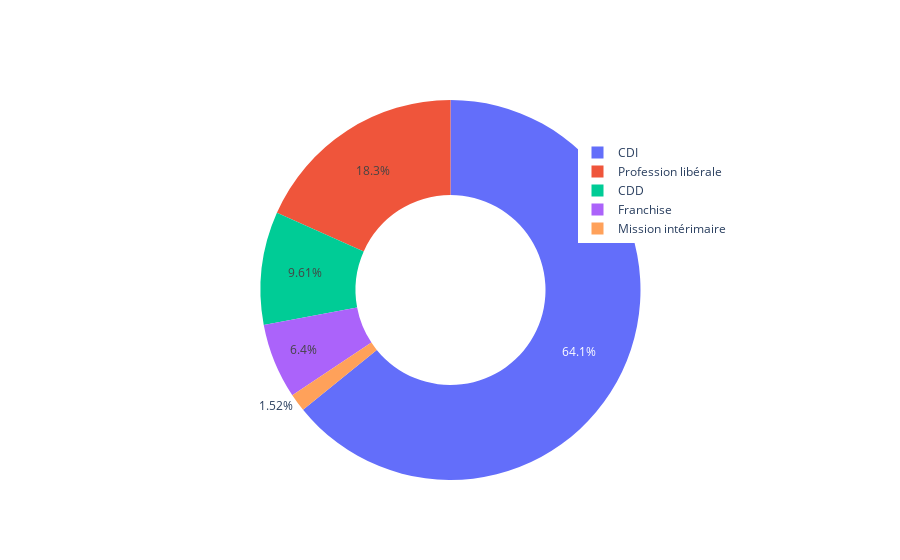

The notebook cell this image was saved under:
### Markdown cell above
## Visualisations

### Code cell
# Pie chart de la proportion d'offre d'emploi par type de contrat
counts = df["contract_type_label"].value_counts()

fig = go.Figure(data=[go.Pie(labels=counts.index,
                             values=counts.values,
                             hole=0.5)])

fig.update_layout(legend=dict(x=0.7, y=0.9))

### Figure 1 — Plotly figure (JSON) as saved in the notebook; plotly's stock layout.template omitted (floating-point values rounded to 4 significant figures)
{"data": [{"hole": 0.5, "labels": ["CDI", "Profession libérale", "CDD", "Franchise", "Mission intérimaire"], "type": "pie", "values": [2116, 605, 317, 211, 50]}], "layout": {"autosize": true, "legend": {"x": 0.7, "y": 0.9}}}
